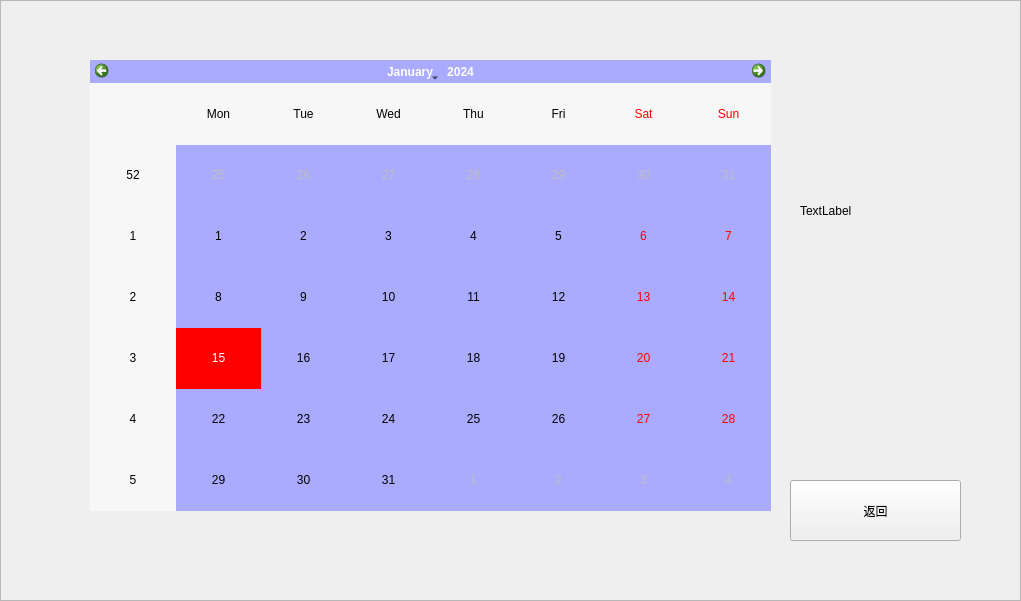
   <widget class="QFrame" name="calendarframe">
    <property name="geometry">
     <rect>
      <x>0</x>
      <y>0</y>
      <width>1021</width>
      <height>601</height>
     </rect>
    </property>
    <property name="styleSheet">
     <string notr="true"/>
    </property>
    <property name="frameShape">
     <enum>QFrame::StyledPanel</enum>
    </property>
    <property name="frameShadow">
     <enum>QFrame::Raised</enum>
    </property>
    <widget class="QCalendarWidget" name="calendarWidget">
     <property name="geometry">
      <rect>
       <x>90</x>
       <y>60</y>
       <width>681</width>
       <height>451</height>
      </rect>
     </property>
     <property name="styleSheet">
      <string notr="true">selection-background-color: rgb(255, 0, 0);
background-color: rgb(170, 170, 255);

font: 75 14pt &quot;黑体&quot;;</string>
     </property>
    </widget>
    <widget class="QPushButton" name="CbackpushButton">
     <property name="geometry">
      <rect>
       <x>790</x>
       <y>480</y>
       <width>171</width>
       <height>61</height>
      </rect>
     </property>
     <property name="text">
      <string>返回</string>
     </property>
    </widget>
    <widget class="QLabel" name="TimeL">
     <property name="geometry">
      <rect>
       <x>800</x>
       <y>150</y>
       <width>201</width>
       <height>121</height>
      </rect>
     </property>
     <property name="styleSheet">
      <string notr="true">border-image: url();</string>
     </property>
     <property name="text">
      <string>TextLabel</string>
     </property>
    </widget>
   </widget>
